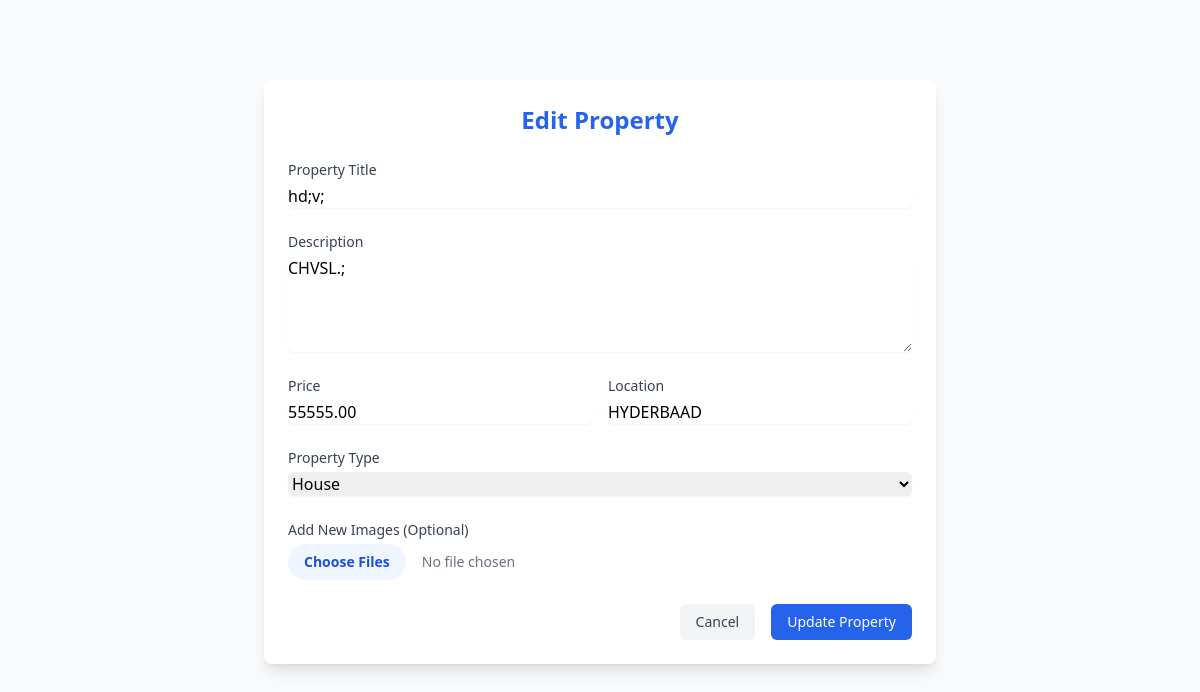
The page /real-estate/edit-property.php?id=9 (signed in) on the database its author committed.
### tables this page shows
CREATE TABLE `properties` (
  `id` int(11) NOT NULL,
  `seller_id` int(11) NOT NULL,
  `title` varchar(255) NOT NULL,
  `description` text NOT NULL,
  `price` decimal(10,2) NOT NULL,
  `location` varchar(255) NOT NULL,
  `property_type` varchar(50) NOT NULL,
  `images` text NOT NULL,
  `created_at` timestamp NOT NULL DEFAULT current_timestamp()
);

### real-estate/edit-property.php (the view, shortened to what this page needs)
<?php
$servername = "localhost";
$username = "root";
$password = "";
$dbname = "j";
$conn = new mysqli($servername, $username, $password, $dbname);
$property_id = $_GET['id'];
$seller_id = $_SESSION['user_id'];
$sql = "SELECT * FROM properties WHERE id = ? AND seller_id = ?";
$stmt = $conn->prepare($sql);
$stmt->bind_param("ii", $property_id, $seller_id);
$stmt->execute();
$result = $stmt->get_result();
$property = $result->fetch_assoc();
?>
<!DOCTYPE html>
<html lang="en">
<head>
    <script src="https://cdn.tailwindcss.com"></script>
</head>
<body class="bg-gray-50">
    <div class="max-w-2xl mx-auto mt-20 p-6 bg-white rounded-lg shadow-lg">
        <h2 class="text-2xl font-bold mb-6 text-center text-blue-600">Edit Property</h2>
        <form action="update-property.php" method="POST" enctype="multipart/form-data" class="space-y-6">
            <div>
                <label for="title" class="block text-sm font-medium text-gray-700">Property Title</label>
                <input type="text" id="title" name="title" value="<?php echo htmlspecialchars($property['title']); ?>" required
                    class="mt-1 block w-full rounded-md border-gray-300 shadow-sm focus:border-blue-500 focus:ring-blue-500">
            </div>
            <div>
                <label for="description" class="block text-sm font-medium text-gray-700">Description</label>
                <textarea id="description" name="description" rows="4" required
                    class="mt-1 block w-full rounded-md border-gray-300 shadow-sm focus:border-blue-500 focus:ring-blue-500"><?php echo htmlspecialchars($property['description']); ?></textarea>
            </div>
            <div class="grid grid-cols-2 gap-4">
                <div>
                    <label for="price" class="block text-sm font-medium text-gray-700">Price</label>
                    <input type="number" id="price" name="price" value="<?php echo $property['price']; ?>" required
                        class="mt-1 block w-full rounded-md border-gray-300 shadow-sm focus:border-blue-500 focus:ring-blue-500">
                </div>
                <div>
                    <label for="location" class="block text-sm font-medium text-gray-700">Location</label>
                    <input type="text" id="location" name="location" value="<?php echo htmlspecialchars($property['location']); ?>" required
                        class="mt-1 block w-full rounded-md border-gray-300 shadow-sm focus:border-blue-500 focus:ring-blue-500">
                </div>
            </div>
            <div>
                <label for="property_type" class="block text-sm font-medium text-gray-700">Property Type</label>
                <select id="property_type" name="property_type" required
                    class="mt-1 block w-full rounded-md border-gray-300 shadow-sm focus:border-blue-500 focus:ring-blue-500">
                    <option value="house" <?php echo $property['property_type'] === 'house' ? 'selected' : ''; ?>>House</option>
                </select>
            </div>
            <div>
                <label for="images" class="block text-sm font-medium text-gray-700">Add New Images (Optional)</label>
                <input type="file" id="images" name="images[]" multiple accept="image/*"
                    class="mt-1 block w-full text-sm text-gray-500 file:mr-4 file:py-2 file:px-4 file:rounded-full file:border-0 file:text-sm file:font-semibold file:bg-blue-50 file:text-blue-700 hover:file:bg-blue-100">
            </div>
            <div class="flex justify-end space-x-4">
                <a href="my-properties.php" class="px-4 py-2 text-sm font-medium text-gray-700 bg-gray-100 rounded-md hover:bg-gray-200">Cancel</a>
                <button type="submit" class="px-4 py-2 text-sm font-medium text-white bg-blue-600 rounded-md hover:bg-blue-700">Update Property</button>
            </div>
        </form>
    </div>
</body>
</html>

### rows shown on the page
properties: title "hd;v;", description "CHVSL.;", price "55555.00", location "HYDERBAAD"
